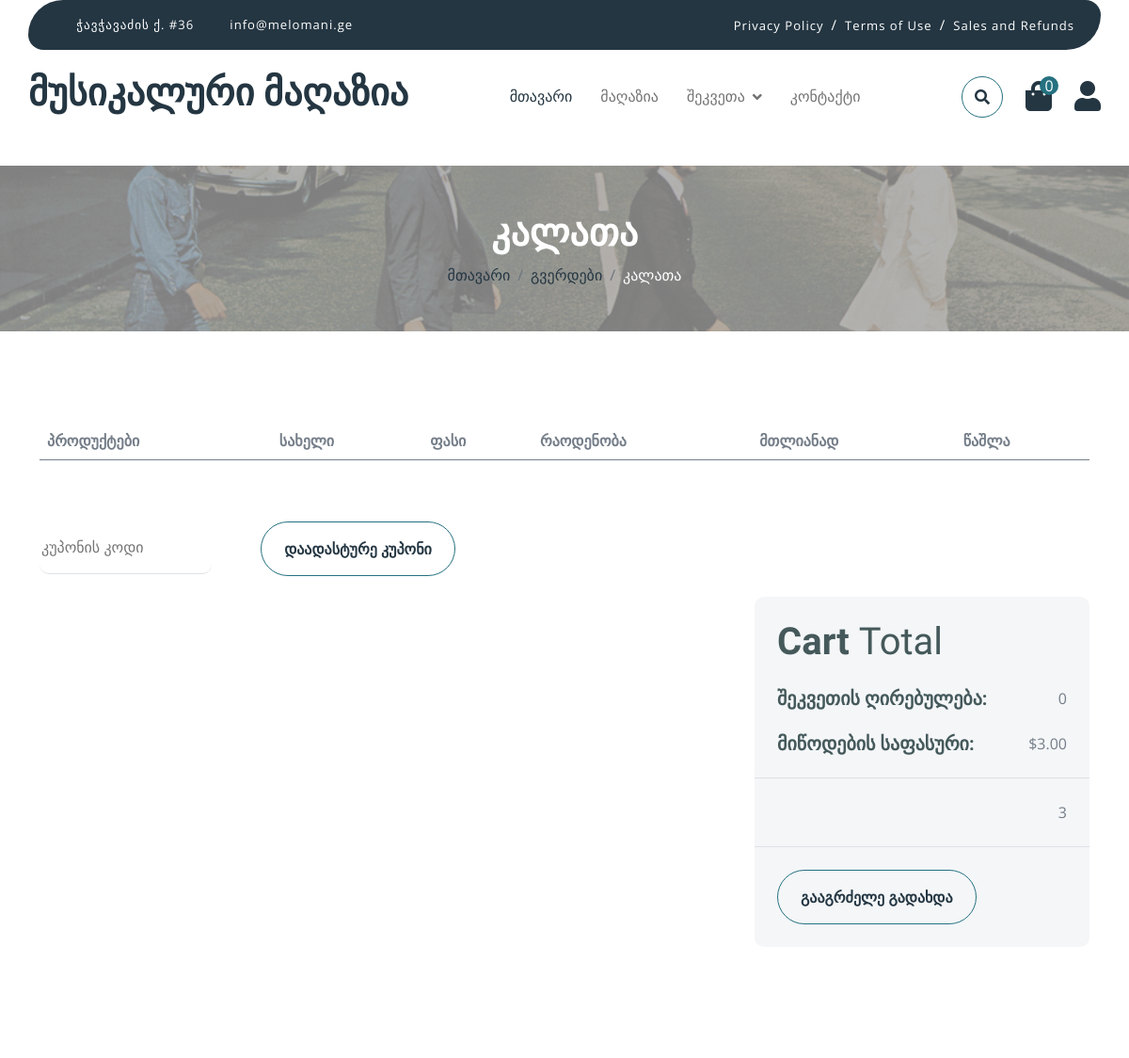
/ka/order/cart/ (signed in, upper part), run on an earlier commit of the app's database.
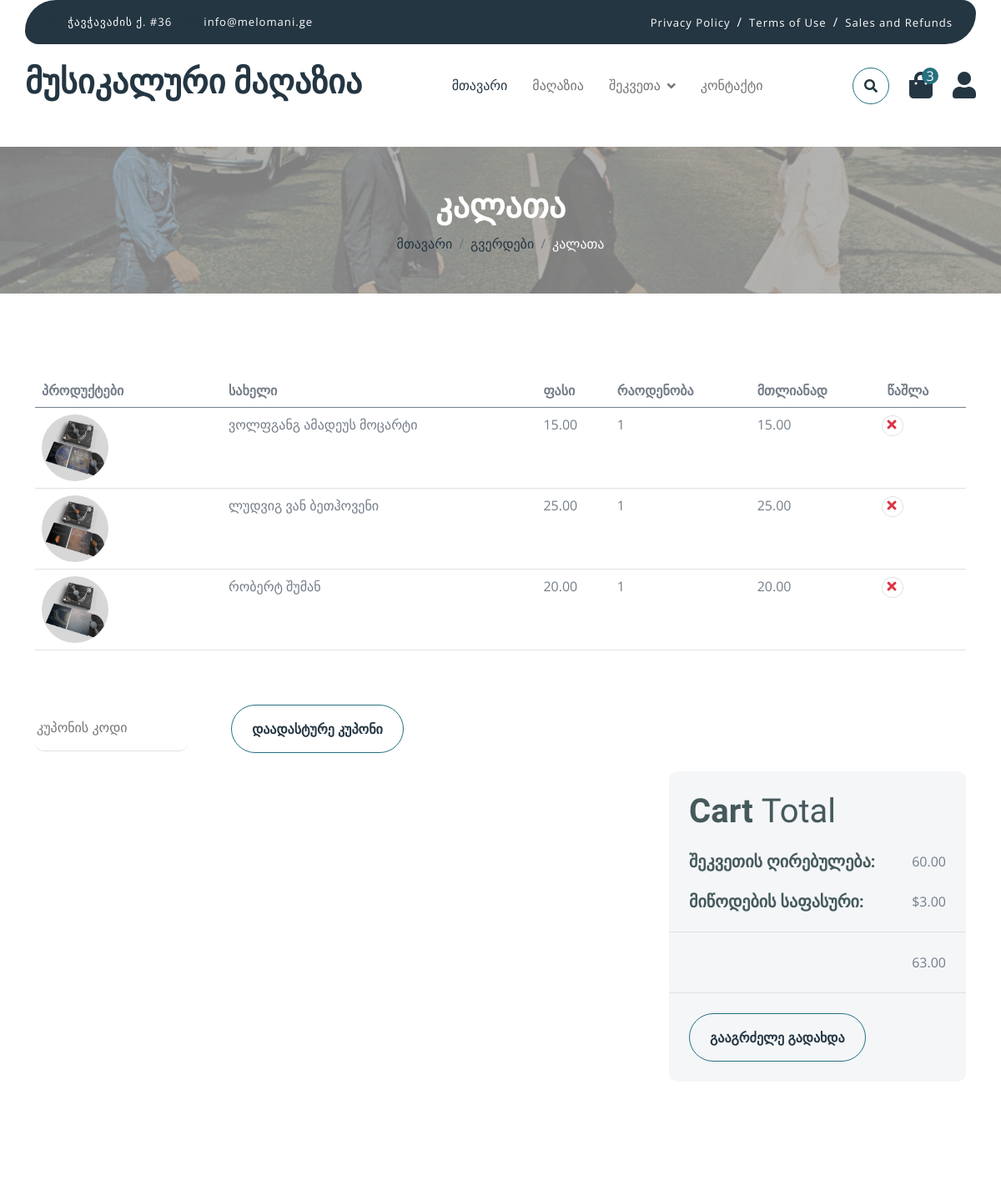
And on a later commit of the database.
### order/models.py (models this page shows, shortened)
class CartItem(models.Model):
    cart = models.ForeignKey(Cart, on_delete=models.CASCADE, related_name='items')
    product = models.ForeignKey('store.Product', on_delete=models.CASCADE, blank=True, null=True)
    quantity = models.PositiveIntegerField(default=1)
    date_added = models.DateTimeField(auto_now_add=True)
    price = models.DecimalField(max_digits=10, decimal_places=2)
    @property
    def total_price(self):
        return self.product.price * self.quantity if self.product else 0

### store/models.py (models this page shows, shortened)
class Product(models.Model):
    id=models.AutoField(primary_key=True, auto_created=True)
    product_name = models.CharField(max_length=255, null=True, blank=True, verbose_name=_("სახელი"))
    slug = models.SlugField(unique=True, max_length=255, blank=True)
    image = models.ImageField('image', upload_to='static/img/', max_length=255, default='df_image.png')
    category_name = models.ManyToManyField(Category, related_name='products')
    quantity=models.IntegerField(default=0, verbose_name=_("რაოდენობა"))
    price=models.DecimalField(max_digits=5, decimal_places=2, verbose_name=_("ფასი"))
    product_description = models.CharField(max_length=255, null=True, blank=True, verbose_name=_("პროდუქტის აღწერა"))

### order/views.py (the view)
# urls.py: path('cart/', CartView.as_view(), name='cart'),
class CartView(LoginRequiredMixin, TemplateView):
    template_name = 'order/cart.html'
    login_url = 'store:login'
    redirect_field_name = "next"
    def dispatch(self, request, *args, **kwargs):
        if not request.user.is_authenticated:
            messages.info(request, _('კალათის შიგთავსის სანახავად, გთხოვთ გაიაროთ ავტორიზაცია'))
            return redirect(self.login_url)
        return super().dispatch(request, *args, **kwargs)
    def get(self, request):
        cart=Cart.objects.get(user=request.user)
        cart_items=CartItem.objects.filter(cart=cart)
        total_price = sum(item.product.price * item.quantity for item in cart_items)
        shipping_fee = 3
        total = total_price + shipping_fee
        total_quantity = sum(item.quantity for item in cart_items)
        context = {
            'cart_items': cart_items,
            'total_price': total_price,
            'shipping_fee': shipping_fee,
            'total': total,
            'total_quantity': total_quantity
        }
        return render(request, self.template_name, context)

### order/context_processors.py (called while the page is built)
def cart_quantity(request):
    total_quantity=0
    if request.user.is_authenticated:
        cart_items = CartItem.objects.filter(cart__user=request.user)
        total_quantity = sum(item.quantity for item in cart_items)
    return {'total_quantity':total_quantity}

### templates/order/cart.html
{%extends "../base.html" %}
{% load static %}
{% load i18n %}
{% block cart %}
{% load cache %}}
        {% cache 300 nav_bar %}
        <div class="container-fluid page-header py-5">
            <h1 class="text-center text-white display-6">{% trans "კალათა" %}</h1>
            <ol class="breadcrumb justify-content-center mb-0">
                <li class="breadcrumb-item"><a href="#">{% trans "მთავარი" %}</a></li>
                <li class="breadcrumb-item"><a href="#">{% trans "გვერდები" %}</a></li>
                <li class="breadcrumb-item active text-white">{% trans "კალათა" %}</li>
            </ol>
        </div>
        <div class="container-fluid py-5">
            <div class="container py-5">
                <div class="table-responsive">
                    <table class="table">
                        <thead>
                          <tr>
                            <th scope="col">{% trans "პროდუქტები" %}</th>
                            <th scope="col">{% trans "სახელი" %}</th>
                            <th scope="col">{% trans "ფასი" %}</th>
                            <th scope="col">{% trans "რაოდენობა" %}</th>
                            <th scope="col">{% trans "მთლიანად" %}</th>
                            <th scope="col">{% trans "წაშლა" %}</th>
                          </tr>
                        </thead>
                        <tbody>
                            {% for item in cart_items %}
                            <tr>
                                <th scope="row">
                                    <div class="d-flex align-items-center">
                                        <img src="{{ item.product.image.url }}" class="img-fluid me-5 rounded-circle" style="width: 80px; height: 80px;" alt="">
                                    </div>
                                </th>
                                <td>{{item.product.product_name}}</td>
                                <td>{{item.price}}</td>
                                <td>{{item.quantity}}</td>
                                <td>{{item.total_price}}</td>
                                <td>
                                    <i class="fa fa-times text-danger"><a href="{% url 'order:remove_from_cart' item.product.id %}" class="btn btn-md rounded-circle border" style="margin-left: -18px; height: 25px;"></a></i>
                                </td>
                            </tr>
                            {% endfor %}
                        </tbody>
                    </table>
                </div>
                <div class="mt-5">
                    <input type="text" class="border-0 border-bottom rounded me-5 py-3 mb-4" placeholder="კუპონის კოდი">
                    <button class="btn border-secondary rounded-pill px-4 py-3 text-primary" type="button">{% trans "დაადასტურე კუპონი" %}</button>
                </div>
                <div class="row g-4 justify-content-end">
                    <div class="col-8"></div>
                    <div class="col-sm-8 col-md-7 col-lg-6 col-xl-4">
                        <div class="bg-light rounded">
                            <div class="p-4">
                                <h1 class="display-6 mb-4">Cart <span class="fw-normal">Total</span></h1>
                                <div class="d-flex justify-content-between mb-4">
                                    <h5 class="mb-0 me-4">{% trans "შეკვეთის ღირებულება:" %}</h5>
                                    <p class="mb-0">{{total_price}}</p>
                                </div>
                                <div class="d-flex justify-content-between">
                                    <h5 class="mb-0 me-4">{% trans "მიწოდების საფასური:" %}</h5>
                                    <div class="">
                                        <p class="mb-0">$3.00</p>
                                    </div>
                                </div>
                            </div>
                            <div class="py-4 mb-4 border-top border-bottom d-flex justify-content-between">
                                <h5 class="mb-0 ps-4 me-4">{% trans ჯამში %}</h5>
                                <p class="mb-0 pe-4">{{total}}</p>
                            </div>
                            <button class="btn border-secondary rounded-pill px-4 py-3 text-primary text-uppercase mb-4 ms-4" type="button">{% trans "გააგრძელე გადახდა" %}</button>
                        </div>
                    </div>
                </div>
            </div>
        </div>
{% endcache %}
{% endblock %}

### templates/base.html (shortened to what this page needs)
{% load static %}
{% load i18n %}
<!DOCTYPE html>
<html lang="ka">
    <head>
        <link rel="stylesheet" href="https://use.fontawesome.com/releases/v5.15.4/css/all.css"/>
        <link href="https://cdn.jsdelivr.net/npm/bootstrap-icons@1.4.1/font/bootstrap-icons.css" rel="stylesheet">
        <link href="{% static 'lib/lightbox/css/lightbox.min.css' %}" rel="stylesheet">
        <link href="{% static 'lib/owlcarousel/assets/owl.carousel.min.css' %}" rel="stylesheet">
        <link href="{% static 'css/bootstrap.min.css' %}" rel="stylesheet">
        <link href=" {% static 'css/style.css' %}" rel="stylesheet">
    </head>
    <body>
            <div class="container-fluid fixed-top">
                <div class="container topbar bg-primary d-none d-lg-block">
                    <div class="d-flex justify-content-between">
                        <div class="top-info ps-2">
                            <small class="me-3"><i class="fas fa-map-marker-alt me-2 text-secondary"></i> <a href="#" class="text-white">{% trans  "ჭავჭავაძის ქ. #36" %}</a></small>
                            <small class="me-3"><i class="fas fa-envelope me-2 text-secondary"></i><a href="#" class="text-white">info@melomani.ge</a></small>
                        </div>
                        <div class="top-link pe-2">
                            <a href="#" class="text-white"><small class="text-white mx-2">Privacy Policy</small>/</a>
                            <a href="#" class="text-white"><small class="text-white mx-2">Terms of Use</small>/</a>
                            <a href="#" class="text-white"><small class="text-white ms-2">Sales and Refunds</small></a>
                        </div>
                    </div>
                </div>
                <div class="container px-0">
                    <nav class="navbar navbar-light bg-white navbar-expand-xl">
                        <a href="{% url 'store:store' %}" class="navbar-brand"><h1 class="text-primary display-6">{% trans  "მუსიკალური მაღაზია "%}</h1></a>
                        <div class="collapse navbar-collapse bg-white" id="navbarCollapse">
                            <div class="navbar-nav mx-auto">
                                <a href="{% url 'store:store' %}" class="nav-item nav-link active">{% trans  "მთავარი" %}</a>
                                <a href="{% url 'store:shop' %}" class="nav-item nav-link">{% trans  "მაღაზია" %}</a>
                                <div class="nav-item dropdown">
                                    <a href="#" class="nav-link dropdown-toggle" data-bs-toggle="dropdown">{% trans  "შეკვეთა" %}</a>
                                </div>
                                <a href="{% url 'store:contact' %}" class="nav-item nav-link">{% trans  "კონტაქტი" %}</a>
                            </div>
                            <div class="d-flex m-3 me-0">
                                <button class="btn-search btn border border-secondary btn-md-square rounded-circle bg-white me-4" data-bs-toggle="modal" data-bs-target="#searchModal"><i class="fas fa-search text-primary"></i></button>
                                <a href="{% url 'order:cart' %}" class="position-relative me-4 my-auto">
                                    <i class="fa fa-shopping-bag fa-2x"></i>
                                    <span class="position-absolute bg-secondary rounded-circle d-flex align-items-center justify-content-center text-white px-1" style="top: -5px; left: 15px; height: 20px; min-width: 20px;">{{ total_quantity }}</span>
                                </a>
                                <a href="{% url 'accounts:profile' %}" class="my-auto">
                                    <i class="fas fa-user fa-2x"></i>
                                </a>
                            </div>
                        </div>
                    </nav>
                </div>
            </div>
        {% block cart %} {% endblock %}
    </body>
</html>

### static/css/style.css (style rules this page uses)
.btn { font-weight: 600; transition: .5s; }
.btn-md-square { width: 44px; height: 44px; }
.btn-square, .btn-sm-square, .btn-md-square, .btn-lg-square { padding: 0; display: flex; align-items: center; justify-content: center; font-weight: normal; }
.btn.border-secondary { transition: 0.5s; }
.fixed-top { transition: 0.5s; background: var(--bs-white); border: 0; }
.topbar { padding: 20px; border-radius: 230px 100px; }
.topbar .top-info { font-size: 15px; line-height: 0; letter-spacing: 1px; display: flex; align-items: center; }
.topbar .top-link { font-size: 15px; line-height: 0; letter-spacing: 1px; display: flex; align-items: center; }
.topbar .top-link a { letter-spacing: 1px; }
.navbar .navbar-nav .nav-link { padding: 10px 15px; font-size: 16px; transition: .5s; }
.navbar { height: 100px; border-bottom: 1px solid rgba(255, 255, 255, .1); }
.navbar .navbar-nav .nav-link:hover, .navbar .navbar-nav .nav-link.active, .fixed-top.bg-white .navbar .navbar-nav .nav-link:hover, .fixed-top.bg-white .navbar .navbar-nav .nav-link.active { color: var(--bs-primary); }
.navbar .dropdown-toggle::after { border: none; content: "\f107"; font-family: "Font Awesome 5 Free"; font-weight: 700; vertical-align: middle; margin-left: 8px; }
.page-header { position: relative; background: linear-gradient(rgba(0, 0, 0, 0.3), rgba(0, 0, 0, 0.3)), url(../img/thebeatles.png); background-position: center center; background-repeat: no-repeat; background-size: cover; }
@media (min-width: 992px) { .hero-header, .page-header { margin-top: 152px !important; } }

What changed in the data, as far as the page shows it:
added CartItem: product.image (picture), product.product_name "ვოლფგანგ ამადეუს მოცარტი", price "15.00", quantity "1", total_price "15.00"
added CartItem: product.image (picture), product.product_name "ლუდვიგ ვან ბეთჰოვენი", price "25.00", quantity "1", total_price "25.00"
added CartItem: product.image (picture), product.product_name "რობერტ შუმან", price "20.00", quantity "1", total_price "20.00"
Also different on the page:
{{ total_quantity }}: "0" → "3"
{{ total_price }}: "0" → "60.00"
{{ total }}: "3" → "63.00"
